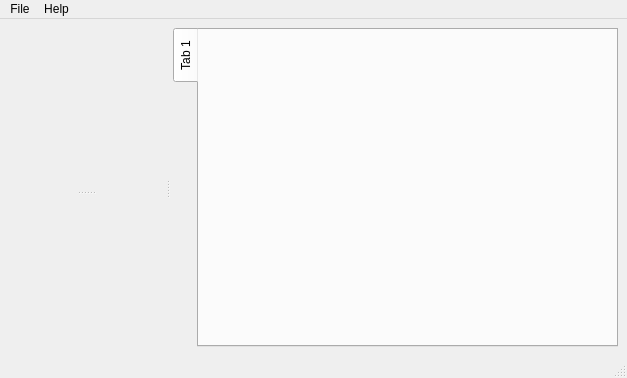
<?xml version="1.0" encoding="UTF-8"?>
<ui version="4.0">
 <class>HIP_Gui_MainWindow</class>
 <widget class="QMainWindow" name="HIP_Gui_MainWindow">
  <property name="geometry">
   <rect>
    <x>0</x>
    <y>0</y>
    <width>627</width>
    <height>378</height>
   </rect>
  </property>
  <property name="windowTitle">
   <string>MainWindow</string>
  </property>
  <widget class="QWidget" name="_main_window_w">
   <layout class="QGridLayout" name="gridLayout">
    <item row="0" column="0">
     <widget class="QSplitter" name="_splitter_w">
      <property name="orientation">
       <enum>Qt::Horizontal</enum>
      </property>
      <property name="handleWidth">
       <number>10</number>
      </property>
      <widget class="QWidget" name="layoutWidget">
       <layout class="QVBoxLayout" name="_left_layout">
        <property name="spacing">
         <number>10</number>
        </property>
        <item>
         <widget class="QWidget" name="_selector_w" native="true"/>
        </item>
        <item>
         <widget class="QWidget" name="_explorer_frame_w" native="true">
          <layout class="QGridLayout" name="gridLayout_2">
           <property name="leftMargin">
            <number>0</number>
           </property>
           <property name="topMargin">
            <number>0</number>
           </property>
           <property name="rightMargin">
            <number>0</number>
           </property>
           <property name="bottomMargin">
            <number>0</number>
           </property>
           <property name="spacing">
            <number>10</number>
           </property>
           <item row="0" column="0">
            <widget class="QSplitter" name="_explorer_splitter_w">
             <property name="orientation">
              <enum>Qt::Vertical</enum>
             </property>
             <property name="handleWidth">
              <number>10</number>
             </property>
             <widget class="QWidget" name="_explorer_w" native="true"/>
             <widget class="QWidget" name="_point_editor_w" native="true"/>
            </widget>
           </item>
          </layout>
         </widget>
        </item>
       </layout>
      </widget>
      <widget class="QTabWidget" name="_tab_w">
       <property name="tabPosition">
        <enum>QTabWidget::West</enum>
       </property>
       <property name="tabShape">
        <enum>QTabWidget::Rounded</enum>
       </property>
       <property name="currentIndex">
        <number>0</number>
       </property>
       <property name="documentMode">
        <bool>false</bool>
       </property>
       <widget class="QWidget" name="tab">
        <attribute name="title">
         <string>Tab 1</string>
        </attribute>
       </widget>
      </widget>
     </widget>
    </item>
   </layout>
  </widget>
  <widget class="QMenuBar" name="_menu_bar_w">
   <property name="geometry">
    <rect>
     <x>0</x>
     <y>0</y>
     <width>627</width>
     <height>21</height>
    </rect>
   </property>
   <widget class="QMenu" name="_menu_file_w">
    <property name="title">
     <string>File</string>
    </property>
    <addaction name="_action_export_database"/>
    <addaction name="_action_exit"/>
   </widget>
   <widget class="QMenu" name="_menu_help_w">
    <property name="title">
     <string>Help</string>
    </property>
    <addaction name="_action_about"/>
   </widget>
   <addaction name="_menu_file_w"/>
   <addaction name="_menu_help_w"/>
  </widget>
  <widget class="QStatusBar" name="_status_bar_w"/>
  <action name="_action_exit">
   <property name="text">
    <string>Exit</string>
   </property>
  </action>
  <action name="_action_about">
   <property name="text">
    <string>About</string>
   </property>
  </action>
  <action name="_action_export_database">
   <property name="text">
    <string>Export database</string>
   </property>
  </action>
 </widget>
 <resources/>
 <connections/>
</ui>
